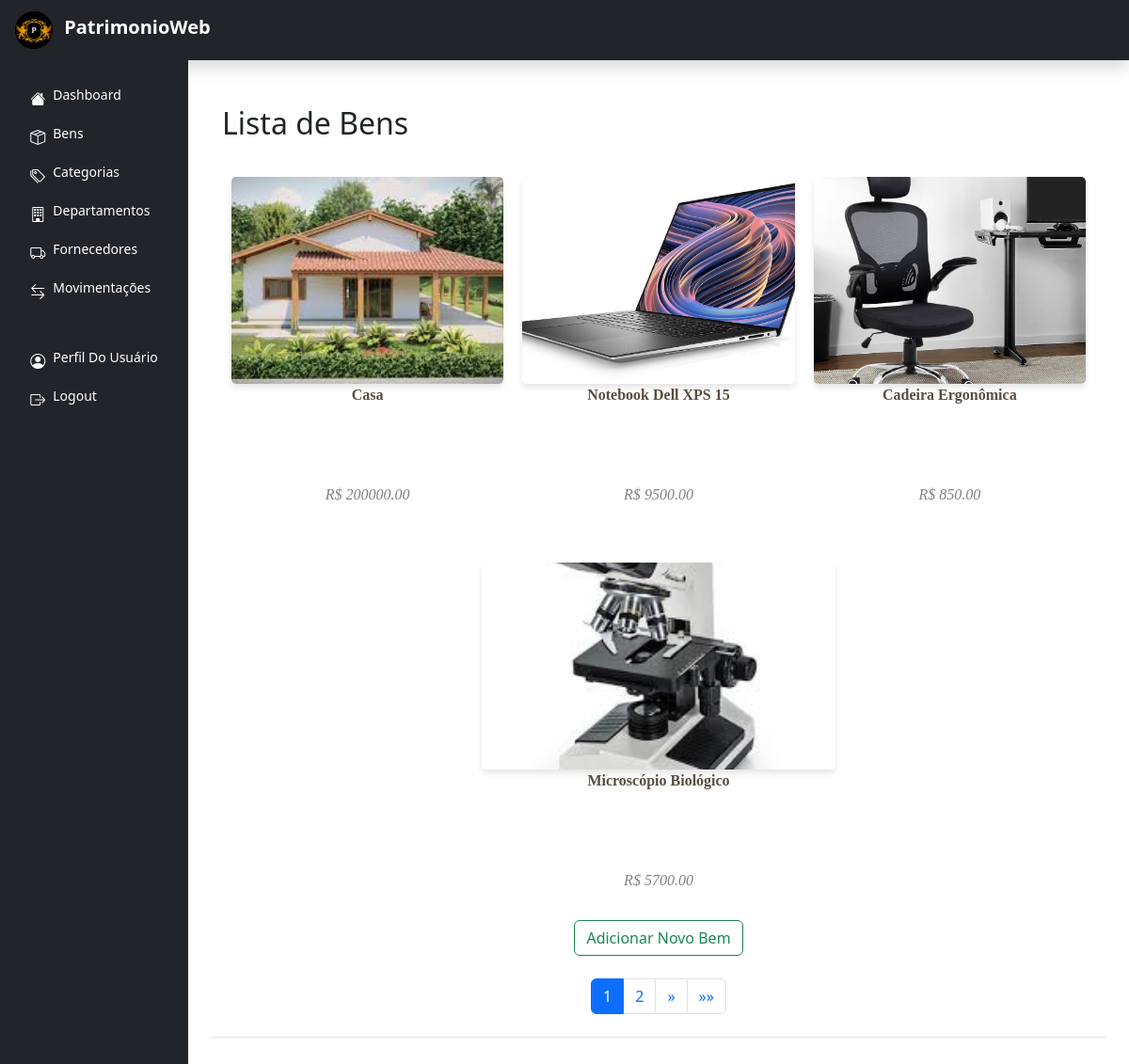
/bens/ (signed in), run on the app's committed database.
### patrimonioweb/models.py (models this page shows, shortened)
class Bens(models.Model):
    nome = models.CharField(max_length=200)
    categoria = models.ForeignKey(Categorias, on_delete=models.CASCADE)
    departamento = models.ForeignKey(Departamentos, on_delete=models.CASCADE)
    fornecedor = models.ForeignKey(Fornecedores, on_delete=models.SET_NULL, null=True, blank=True)
    data_aquisicao = models.DateField()
    valor = models.DecimalField(max_digits=10, decimal_places=2)
    codigo_rfid = models.CharField(max_length=50, unique=True)
    imagem = models.ImageField(upload_to='bens/', blank=True, null=True)

### patrimonioweb/views.py (the view)
# urls.py: path('bens/', views.bens_list, name='bens_list'),
@login_required
def bens_list(request):
    bens_list = Bens.objects.all().order_by('id')
    paginator = Paginator(bens_list, 4)  # 4 por pagina
    page_number = request.GET.get('page')
    page_obj = paginator.get_page(page_number)
    return render(request, 'bens/bens_list.html', {'page_obj': page_obj})

### patrimonioweb/templates/bens/bens_list.html (shortened to what this page needs)
{% extends 'base.html' %}
{% block content %}
{% load static %}
<div class="container mt-5">
    <h1 class="h2">Lista de Bens</h1>
    <div class="center">
        <div class="cont">
            {% for bem in page_obj.object_list %}
                <div class="bem-exemple flex-item">
                    {% if bem.imagem %}
                        <div class="bem-container">
                            <a style="text-decoration:none" href="{% url 'bens_detail' bem.id %}">
                                <img src="{{ bem.imagem.url }}" alt="{{ bem.nome }}" class="bem-imagem">
                                <span>{{ bem.nome }}</span>
                            </a>
                        </div>
                    {% endif %}
                    <i>R$ {{ bem.valor }}</i>
                </div>
            {% empty %}
                <p>Nenhum bem cadastrado.</p>
            {% endfor %}
        </div>
            <a href="{% url 'bens_create' %}" class="btn btn-outline-success">Adicionar Novo Bem</a>
    </div>
    <nav aria-label="Page navigation" class="mt-4">
        <ul class="pagination justify-content-center">
            {% for num in page_obj.paginator.page_range %}
                <li class="page-item {% if page_obj.number == num %}active{% endif %}">
                    <a class="page-link" href="?page={{ num }}">{{ num }}</a>
                </li>
            {% endfor %}
            {% if page_obj.has_next %}
                <li class="page-item">
                    <a class="page-link" href="?page={{ page_obj.next_page_number }}" aria-label="Next">
                        <span aria-hidden="true">&raquo;</span>
                    </a>
                </li>
                <li class="page-item">
                    <a class="page-link" href="?page={{ page_obj.paginator.num_pages }}" aria-label="Last">
                        <span aria-hidden="true">&raquo;&raquo;</span>
                    </a>
                </li>
            {% endif %}
        </ul>
    </nav>
</div>
{% endblock %}

### patrimonioweb/templates/base.html (shortened to what this page needs)
<!DOCTYPE html>
<html lang="pt-br">
<head>
    {% load static %}
    <link href="{% static 'css/bootstrap.min.css' %}" rel="stylesheet">
    <link href="{% static 'css/styles.css' %}" rel="stylesheet">
    <link href="https://cdn.jsdelivr.net/npm/bootstrap-icons@1.10.5/font/bootstrap-icons.min.css" rel="stylesheet">
</head>
<body>
<header class="navbar sticky-top bg-dark flex-md-nowrap p-0 shadow" data-bs-theme="dark">
    <a href="{% url 'dashboard_bens' %}" class="navbar-brand col-md-3 col-lg-2 me-0 px-3 fs-6 text-white">
        <img src="{% static 'logo.png' %}" alt="Logo" class="me-2" style="height: 40px;">
        <span class="fw-bold fs-5 text-white">PatrimonioWeb</span>
    </a>
</header>
<div class="container-fluid bg-dark">
    <div class="row bg-dark">
      <div class="sidebar col-md-3 col-lg-2 p-0 bg-dark" style="justify-items: center">
        <div class="offcanvas-md offcanvas-end bg-dark" tabindex="-1" id="sidebarMenu" aria-labelledby="sidebarMenuLabel">
          <div class="offcanvas-body d-md-flex flex-column p-0 pt-lg-3 overflow-y-auto" style="justify-items: center">
            {% if not user.is_authenticated %}
              <ul class="nav flex-column">
                <li class="nav-item ">
                  <a class="nav-link d-flex align-items-center gap-2 active" aria-current="page" href="{% url 'dashboard_bens' %}">
                    <i class="bi bi-house-fill icons"></i>Dashboard
                  </a>
                </li>
                <li class="nav-item ">
                  <a class="nav-link d-flex align-items-center gap-2" href="{% url 'login' %}">
                      <i class="bi bi-box-arrow-in-right icons"></i>
                    Login
                  </a>
                </li>
              </ul>
            {% else %}
              <ul class="nav flex-column">
                <li class="nav-item ">
                  <a class="nav-link d-flex align-items-center gap-2 active" aria-current="page" href="{% url 'dashboard_bens' %}">
                    <i class="bi bi-house-fill icons"></i>Dashboard
                  </a>
                </li>
                <li class="nav-item">
                  <a class="nav-link d-flex align-items-center gap-2" href="{% url 'bens_list' %}">
                      <i class="bi bi-box-seam icons"></i>
                    Bens
                  </a>
                </li>
                <li class="nav-item">
                  <a class="nav-link d-flex align-items-center gap-2" href="{% url 'categorias_list' %}">
                      <i class="bi bi-tags icons"></i>
                    Categorias
                  </a>
                </li>
                <li class="nav-item">
                  <a class="nav-link d-flex align-items-center gap-2" href="{% url 'departamentos_list' %}">
                      <i class="bi bi-building icons"></i>
                    Departamentos
                  </a>
                </li>
                <li class="nav-item">
                  <a class="nav-link d-flex align-items-center gap-2" href="{% url 'fornecedores_list' %}">
                      <i class="bi bi-truck icons"></i>
                    Fornecedores
                  </a>
                </li>
                <li class="nav-item">
                  <a class="nav-link d-flex align-items-center gap-2" href="{% url 'movimentacoes_list' %}">
                      <i class="bi bi-arrow-left-right icons"></i>
                    Movimentações
                  </a>
                </li>
              </ul>
              <hr class="my-3">
              <ul class="nav flex-column mb-auto">
                  <li class="nav-item">
                      <a class="nav-link d-flex align-items-center gap-2" href="{% url 'perfil_usuario' %}">
                          <i class="bi bi-person-circle icons"></i>
                        Perfil Do Usuário
                      </a>
                    </li>
                <li class="nav-item">
                  <a class="nav-link d-flex align-items-center gap-2" href="{% url 'logout' %}">
                      <i class="bi bi-box-arrow-right icons"></i>
                    Logout
                  </a>
                </li>
              </ul>
            {% endif %}
          </div>
        </div>
      </div>
    </div>
</div>
<main class="col-md-9 ms-sm-auto col-lg-10 px-md-4">
    <div class="d-flex justify-content-between flex-wrap flex-md-nowrap align-items-center pb-2 mb-3 border-bottom">
        {% block content %}{% endblock %}
    </div>
</main>
</body>
</html>

### patrimonioweb/static/css/styles.css (style rules this page uses)
.cont { display: flex; flex-wrap: wrap; max-width: 992px; margin: 0 auto; justify-content: center; align-items: end; }
.flex-item { flex: 30%; margin: 10px; min-width: 200px; }
.center { justify-items: center; }
.bem-exemple { width: 150px; display: flex; flex-direction: column; align-items: center; text-align: center; font-family: "EB Garamond", serif; font-optical-sizing: auto; transition: transform 0.3s ease; justify-content: space-between; height: 390px; width: 180px; padding-top: 20px; padding-bottom: 20px; }
.bem-exemple span { color:#5a4d3e; font-weight: bold; padding-top: 20px; }
.bem-exemple i { color: gray; }
.bem-imagem { width: 100%; height: 220px; object-fit: cover; border-radius: 5px; box-shadow: 0 4px 6px rgba(0, 0, 0, 0.1); }
.bem-container { position: relative; display: inline-block; }
.bi { vertical-align: -.125em; fill: currentColor; }
.icons { font-size: 16px; color: white; }
.bi { display: inline-block; width: 1rem; height: 1rem; }
.sidebar .nav-link { font-size: .875rem; font-weight: 500; color: #ffffff; }
.sidebar { background-color: #212529; --bs-border-color: #212529; left: 0; position: fixed; transition: all 0.3s; z-index: 1050; }
.sidebar .nav-link.active { color: #ffffff; }
.navbar-brand { padding-top: .75rem; padding-bottom: .75rem; background-color: #212529; }
.nav-link { padding: 10px; }
html, body { height: 100vh; margin: 0; padding: 0; width: 100%; overflow-x: hidden; min-height: 100vh; }
@media (min-width: 768px) { .sidebar { height: 100%; } }

### data on the page
Bens: imagem (picture), nome "Casa", valor "200000.00"
Bens: imagem (picture), nome "Notebook Dell XPS 15", valor "9500.00"
Bens: imagem (picture), nome "Cadeira Ergonômica", valor "850.00"
Bens: imagem (picture), nome "Microscópio Biológico", valor "5700.00"

### other printed values
{{ num }} "1" "2"
